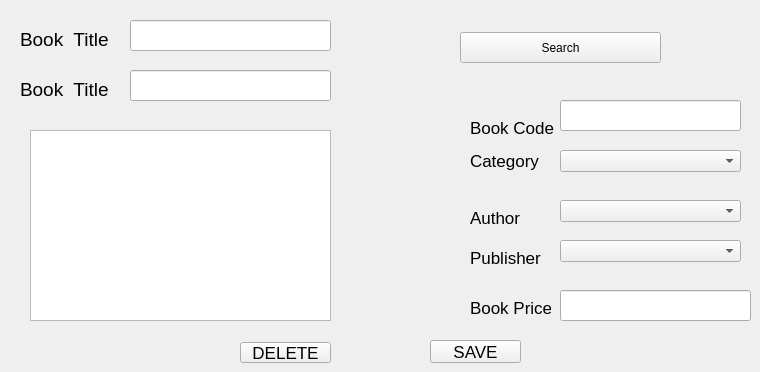
      <widget class="QWidget" name="tab_6">
       <attribute name="title">
        <string>Edit Or Delete A Book</string>
       </attribute>
       <widget class="QLineEdit" name="lineEdit_5">
        <property name="geometry">
         <rect>
          <x>130</x>
          <y>20</y>
          <width>201</width>
          <height>31</height>
         </rect>
        </property>
       </widget>
       <widget class="QLabel" name="label_9">
        <property name="geometry">
         <rect>
          <x>20</x>
          <y>30</y>
          <width>100</width>
          <height>19</height>
         </rect>
        </property>
        <property name="font">
         <font>
          <pointsize>14</pointsize>
         </font>
        </property>
        <property name="text">
         <string>Book  Title</string>
        </property>
       </widget>
       <widget class="QLabel" name="label_10">
        <property name="geometry">
         <rect>
          <x>470</x>
          <y>120</y>
          <width>91</width>
          <height>16</height>
         </rect>
        </property>
        <property name="font">
         <font>
          <pointsize>13</pointsize>
         </font>
        </property>
        <property name="text">
         <string>Book Code</string>
        </property>
       </widget>
       <widget class="QLineEdit" name="lineEdit_6">
        <property name="geometry">
         <rect>
          <x>560</x>
          <y>100</y>
          <width>181</width>
          <height>31</height>
         </rect>
        </property>
       </widget>
       <widget class="QComboBox" name="comboBox_6">
        <property name="geometry">
         <rect>
          <x>560</x>
          <y>150</y>
          <width>181</width>
          <height>22</height>
         </rect>
        </property>
       </widget>
       <widget class="QComboBox" name="comboBox_7">
        <property name="geometry">
         <rect>
          <x>560</x>
          <y>200</y>
          <width>181</width>
          <height>22</height>
         </rect>
        </property>
       </widget>
       <widget class="QComboBox" name="comboBox_13">
        <property name="geometry">
         <rect>
          <x>560</x>
          <y>240</y>
          <width>181</width>
          <height>22</height>
         </rect>
        </property>
       </widget>
       <widget class="QLineEdit" name="lineEdit_12">
        <property name="geometry">
         <rect>
          <x>560</x>
          <y>290</y>
          <width>191</width>
          <height>31</height>
         </rect>
        </property>
       </widget>
       <widget class="QPushButton" name="pushButton_9">
        <property name="geometry">
         <rect>
          <x>430</x>
          <y>340</y>
          <width>91</width>
          <height>23</height>
         </rect>
        </property>
        <property name="font">
         <font>
          <pointsize>13</pointsize>
         </font>
        </property>
        <property name="text">
         <string>SAVE</string>
        </property>
       </widget>
       <widget class="QLabel" name="label_19">
        <property name="geometry">
         <rect>
          <x>470</x>
          <y>150</y>
          <width>91</width>
          <height>21</height>
         </rect>
        </property>
        <property name="font">
         <font>
          <pointsize>13</pointsize>
         </font>
        </property>
        <property name="text">
         <string>Category</string>
        </property>
       </widget>
       <widget class="QLabel" name="label_20">
        <property name="geometry">
         <rect>
          <x>470</x>
          <y>210</y>
          <width>91</width>
          <height>16</height>
         </rect>
        </property>
        <property name="font">
         <font>
          <pointsize>13</pointsize>
         </font>
        </property>
        <property name="text">
         <string>Author</string>
        </property>
       </widget>
       <widget class="QLabel" name="label_21">
        <property name="geometry">
         <rect>
          <x>470</x>
          <y>250</y>
          <width>91</width>
          <height>16</height>
         </rect>
        </property>
        <property name="font">
         <font>
          <pointsize>13</pointsize>
         </font>
        </property>
        <property name="text">
         <string>Publisher</string>
        </property>
       </widget>
       <widget class="QLabel" name="label_22">
        <property name="geometry">
         <rect>
          <x>470</x>
          <y>300</y>
          <width>81</width>
          <height>16</height>
         </rect>
        </property>
        <property name="font">
         <font>
          <pointsize>13</pointsize>
         </font>
        </property>
        <property name="text">
         <string>Book Price</string>
        </property>
       </widget>
       <widget class="QLineEdit" name="lineEdit_13">
        <property name="geometry">
         <rect>
          <x>130</x>
          <y>70</y>
          <width>201</width>
          <height>31</height>
         </rect>
        </property>
       </widget>
       <widget class="QLabel" name="label_23">
        <property name="geometry">
         <rect>
          <x>20</x>
          <y>80</y>
          <width>100</width>
          <height>19</height>
         </rect>
        </property>
        <property name="font">
         <font>
          <pointsize>14</pointsize>
         </font>
        </property>
        <property name="text">
         <string>Book  Title</string>
        </property>
       </widget>
       <widget class="QPushButton" name="pushButton_10">
        <property name="geometry">
         <rect>
          <x>460</x>
          <y>32</y>
          <width>201</width>
          <height>31</height>
         </rect>
        </property>
        <property name="text">
         <string>Search</string>
        </property>
       </widget>
       <widget class="QPushButton" name="pushButton_11">
        <property name="geometry">
         <rect>
          <x>240</x>
          <y>342</y>
          <width>91</width>
          <height>21</height>
         </rect>
        </property>
        <property name="font">
         <font>
          <pointsize>13</pointsize>
         </font>
        </property>
        <property name="text">
         <string>DELETE</string>
        </property>
       </widget>
       <widget class="QTextEdit" name="textEdit_2">
        <property name="geometry">
         <rect>
          <x>30</x>
          <y>130</y>
          <width>301</width>
          <height>191</height>
         </rect>
        </property>
       </widget>
      </widget>
